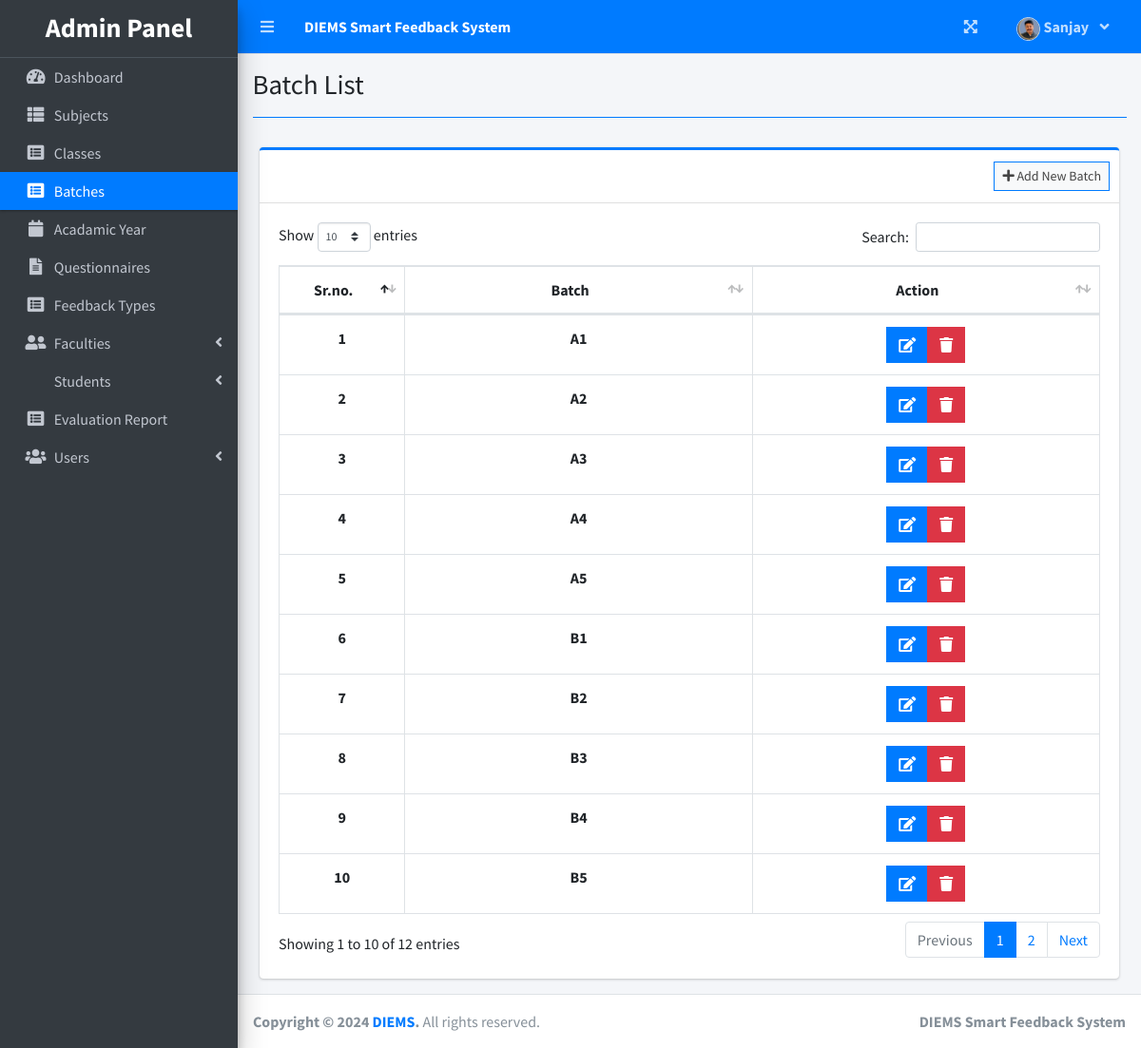
Screenshot of /index.php?page=batch_list (signed in) with the database file from the repository.
### tables this page shows
CREATE TABLE `batch_list` (
  `id` int(10) NOT NULL,
  `bname` text NOT NULL
);

### admin/batch_list.php (the view, shortened to what this page needs)
<?php include 'db_connect.php' ?>
<div class="col-lg-12">
	<div class="card card-outline card-primary">
		<div class="card-header">
			<div class="card-tools">
				<a class="btn btn-block btn-sm btn-default btn-flat border-primary new_batch" href="javascript:void(0)"><i class="fa fa-plus"></i> Add New Batch</a>
			</div>
		</div>
		<div class="card-body">
			<table class="table tabe-hover table-bordered" id="list">
				<colgroup>
					<col width="5%">
					<col width="20%">
					<col width="20%">
				</colgroup>
				<thead>
					<tr>
						<th class="text-center">Sr.no.</th>
						<th class="text-center">Batch</th>
						<th class="text-center">Action</th>
					</tr>
				</thead>
				<?php
				$i = 1;
				$qry = $conn->query("SELECT *, CONCAT(bname) AS `batch` FROM batch_list ORDER BY batch ASC");
				while ($row = $qry->fetch_assoc()) :
				?>
					<tr>
						<th class="text-center"><?php echo $i++ ?></th>
						<td class="text-center"><b><?php echo $row['batch'] ?></b></td>
						<td class="text-center">
							<div class="btn-group">
								<a href="javascript:void(0)" data-id='<?php echo $row['id'] ?>' class="btn btn-primary btn-flat manage_batch">
									<i class="fas fa-edit"></i>
								</a>
								<button type="button" class="btn btn-danger btn-flat delete_batch" data-id="<?php echo $row['id'] ?>">
									<i class="fas fa-trash"></i>
								</button>
							</div>
						</td>
					</tr>
				<?php endwhile; ?>
			</table>
		</div>
	</div>
</div>

### rows the page displays
batch_list: batch "A1"
batch_list: batch "A2"
batch_list: batch "A3"
batch_list: batch "A4"
batch_list: batch "A5"
batch_list: batch "B1"
batch_list: batch "B2"
batch_list: batch "B3"
batch_list: batch "B4"
batch_list: batch "B5"

### other values shown
$_SESSION['system']['name'] "DIEMS Smart Feedback System"
$_SESSION['login_firstname'] "Sanjay"
$title "Batch List"
